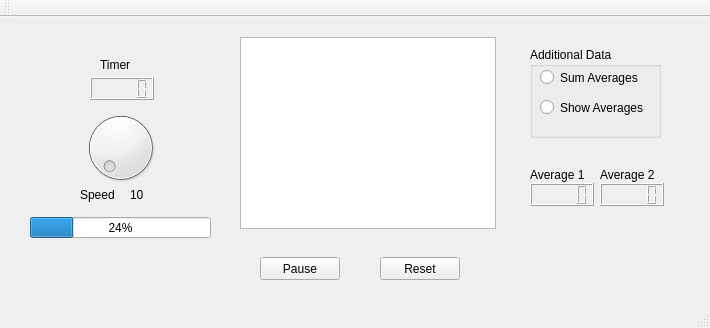
<?xml version="1.0" encoding="UTF-8"?>
<ui version="4.0">
 <class>MainWindow</class>
 <widget class="QMainWindow" name="MainWindow">
  <property name="geometry">
   <rect>
    <x>0</x>
    <y>0</y>
    <width>710</width>
    <height>328</height>
   </rect>
  </property>
  <property name="windowTitle">
   <string>MainWindow</string>
  </property>
  <widget class="QWidget" name="centralWidget">
   <widget class="QDial" name="dial">
    <property name="geometry">
     <rect>
      <x>80</x>
      <y>90</y>
      <width>81</width>
      <height>81</height>
     </rect>
    </property>
    <property name="minimum">
     <number>1</number>
    </property>
    <property name="maximum">
     <number>10</number>
    </property>
   </widget>
   <widget class="QLCDNumber" name="lcdTimer">
    <property name="geometry">
     <rect>
      <x>90</x>
      <y>60</y>
      <width>64</width>
      <height>23</height>
     </rect>
    </property>
   </widget>
   <widget class="QProgressBar" name="progressBar">
    <property name="geometry">
     <rect>
      <x>30</x>
      <y>200</y>
      <width>181</width>
      <height>21</height>
     </rect>
    </property>
    <property name="value">
     <number>24</number>
    </property>
   </widget>
   <widget class="QGraphicsView" name="graphicsView">
    <property name="geometry">
     <rect>
      <x>240</x>
      <y>20</y>
      <width>256</width>
      <height>192</height>
     </rect>
    </property>
   </widget>
   <widget class="QGroupBox" name="groupBox">
    <property name="geometry">
     <rect>
      <x>530</x>
      <y>30</y>
      <width>131</width>
      <height>91</height>
     </rect>
    </property>
    <property name="title">
     <string>Additional Data</string>
    </property>
    <widget class="QRadioButton" name="radioButton">
     <property name="geometry">
      <rect>
       <x>10</x>
       <y>20</y>
       <width>112</width>
       <height>21</height>
      </rect>
     </property>
     <property name="text">
      <string>Sum Averages</string>
     </property>
    </widget>
    <widget class="QRadioButton" name="radioButton_2">
     <property name="geometry">
      <rect>
       <x>10</x>
       <y>50</y>
       <width>118</width>
       <height>21</height>
      </rect>
     </property>
     <property name="text">
      <string>Show Averages</string>
     </property>
    </widget>
   </widget>
   <widget class="QLCDNumber" name="lcdAv1">
    <property name="geometry">
     <rect>
      <x>530</x>
      <y>166</y>
      <width>64</width>
      <height>23</height>
     </rect>
    </property>
   </widget>
   <widget class="QLCDNumber" name="lcdAv2">
    <property name="geometry">
     <rect>
      <x>600</x>
      <y>166</y>
      <width>64</width>
      <height>23</height>
     </rect>
    </property>
   </widget>
   <widget class="QLCDNumber" name="lcdNumber_4">
    <property name="geometry">
     <rect>
      <x>1020</x>
      <y>220</y>
      <width>64</width>
      <height>23</height>
     </rect>
    </property>
   </widget>
   <widget class="QPushButton" name="pbStart">
    <property name="geometry">
     <rect>
      <x>260</x>
      <y>240</y>
      <width>80</width>
      <height>23</height>
     </rect>
    </property>
    <property name="text">
     <string>Pause</string>
    </property>
   </widget>
   <widget class="QPushButton" name="pbReset">
    <property name="geometry">
     <rect>
      <x>380</x>
      <y>240</y>
      <width>80</width>
      <height>23</height>
     </rect>
    </property>
    <property name="text">
     <string>Reset</string>
    </property>
   </widget>
   <widget class="QLabel" name="lbAv1">
    <property name="geometry">
     <rect>
      <x>530</x>
      <y>150</y>
      <width>62</width>
      <height>15</height>
     </rect>
    </property>
    <property name="text">
     <string>Average 1</string>
    </property>
   </widget>
   <widget class="QLabel" name="lbAv2">
    <property name="geometry">
     <rect>
      <x>600</x>
      <y>150</y>
      <width>62</width>
      <height>15</height>
     </rect>
    </property>
    <property name="text">
     <string>Average 2</string>
    </property>
   </widget>
   <widget class="QLabel" name="lbAv1_2">
    <property name="geometry">
     <rect>
      <x>100</x>
      <y>40</y>
      <width>35</width>
      <height>15</height>
     </rect>
    </property>
    <property name="text">
     <string>Timer</string>
    </property>
   </widget>
   <widget class="QLabel" name="lbSpeed">
    <property name="geometry">
     <rect>
      <x>80</x>
      <y>170</y>
      <width>38</width>
      <height>15</height>
     </rect>
    </property>
    <property name="text">
     <string>Speed</string>
    </property>
   </widget>
   <widget class="QLabel" name="lbSpeedValue">
    <property name="geometry">
     <rect>
      <x>130</x>
      <y>170</y>
      <width>16</width>
      <height>15</height>
     </rect>
    </property>
    <property name="text">
     <string>10</string>
    </property>
   </widget>
  </widget>
  <widget class="QMenuBar" name="menuBar">
   <property name="geometry">
    <rect>
     <x>0</x>
     <y>0</y>
     <width>710</width>
     <height>20</height>
    </rect>
   </property>
  </widget>
  <widget class="QToolBar" name="mainToolBar">
   <attribute name="toolBarArea">
    <enum>TopToolBarArea</enum>
   </attribute>
   <attribute name="toolBarBreak">
    <bool>false</bool>
   </attribute>
  </widget>
  <widget class="QStatusBar" name="statusBar"/>
 </widget>
 <layoutdefault spacing="6" margin="11"/>
 <resources/>
 <connections/>
</ui>
